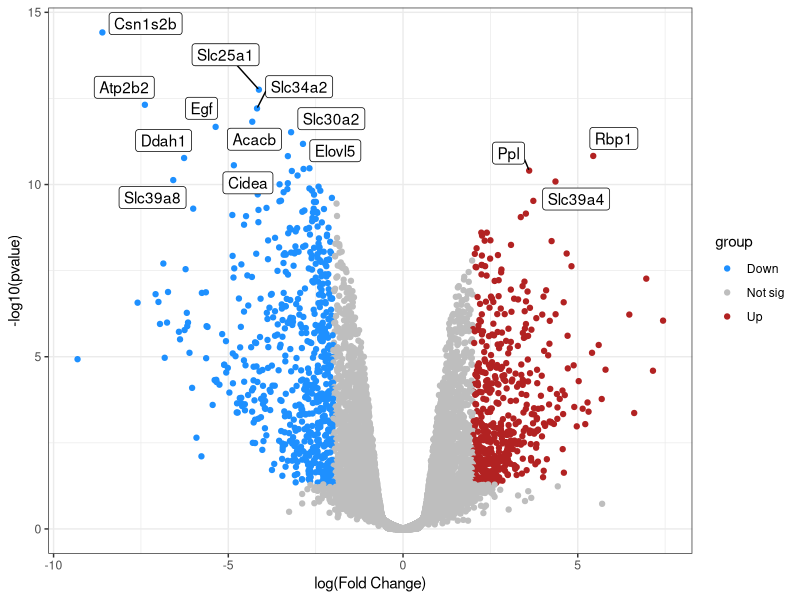

Write the R code that produced this figure.
# dev.new()
getwd()

df <- read.csv("Volcano_plot/volcano_plot_example_data.csv",
               header = TRUE, stringsAsFactors = FALSE)
head(df)
dim(df)
df$group <- ifelse(df$logFC>=2&df$P.Value<=0.05, "Up", 
                   ifelse(df$logFC<=-2&df$P.Value<=0.05, "Down", "Not sig"))
table(df$group)
df$pvalue_log10 <- (-log10(df$P.Value))
df_sig <- df[df$pvalue_log10>=10,]
head(df_sig)
dim(df_sig)

library(ggplot2)
library(ggrepel)
ggplot(df,aes(x=logFC,y=-log10(P.Value))) + geom_point(aes(color=group)) +
  scale_color_manual(values=c("dodgerblue","gray","firebrick")) +
  geom_label_repel(data=df_sig,aes(x=logFC,y=-log10(P.Value),label=gene_name)) +
  labs(y="-log10(pvalue)",x="log(Fold Change)") +
  theme_bw()
